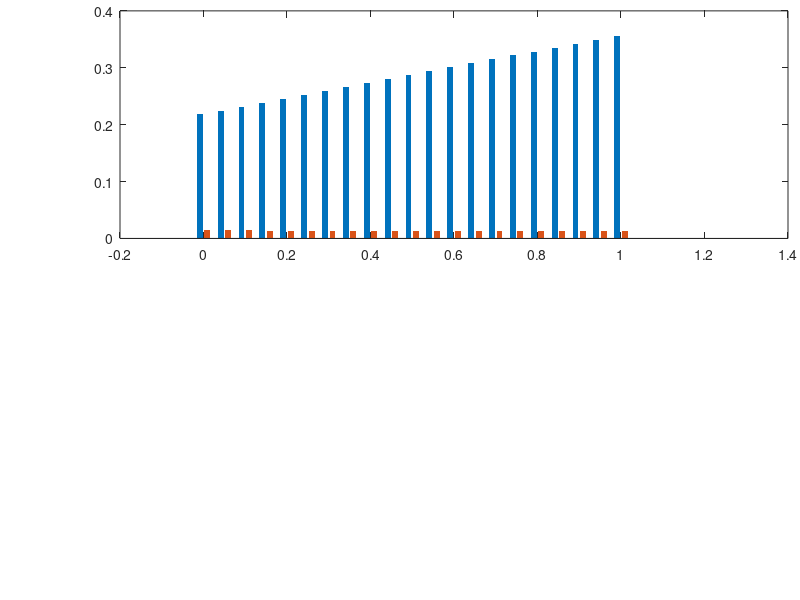

Recreate this plot in MATLAB. (Note: this script raises an error after producing the figure.)
%produces the plot for the probability of post-quarantine transmission for
%different values of pA
clear;
close all;
load('VaryPA_NoTesting_5day.mat')
Risk=1;
tL=2.9; % Baseline latent period
IDSNT5=IDSL(tLv==tL)';
load('VaryPA_NoTesting_7day.mat')
IDSNT7=IDSL(tLv==tL)';

load('VaryPA_TestingonEntryExit_5day_OneDayDelay.mat')
IDSTEX5=IDSL(tLv==tL)';

load('VaryPA_TestingonEntryExit_7day_OneDayDelay.mat')
IDSTEX7=IDSL(tLv==tL)';

figure('units','normalized','outerposition',[0 0 0.5 1]);
subplot('Position',[0.15,0.602558087350318,0.835,0.379328859060402]);
b=bar(pA,[IDSNT5' IDSTEX5'],'linestyle','none');
b(1).FaceColor=hex2rgb('#F25C00');
b(2).FaceColor=hex2rgb('#1995AD');
xlabel('Proportion of infections that are asymptomatic','Fontsize',20);
ylabel({'Probability of post-quarantine','transmission'},'Fontsize',20);

ylim([0 0.40]);
set(gca,'LineWidth',2,'tickdir','out','Fontsize',18,'Xminortick','on','YTick',[0:0.05:0.40],'Yminortick','on');
box off;
legend({'No Testing','Testing on entry and exit'},'Location','NorthWest');
legend boxoff;
text(-0.21,0.4019,'A','Fontsize',32,'FontWeight','bold');

subplot('Position',[0.15,0.12,0.835,0.379328859060402]);
b=bar(pA,[IDSNT7' IDSTEX7'],'linestyle','none');

b(1).FaceColor=hex2rgb('#F25C00');
b(2).FaceColor=hex2rgb('#1995AD');
xlabel('Proportion of infections that are asymptomatic','Fontsize',20);
ylabel({'Probability of post-quarantine','transmission'},'Fontsize',20);
ylim([0 0.40]);
set(gca,'LineWidth',2,'tickdir','out','Fontsize',18,'Xminortick','on','YTick',[0:0.05:0.40],'Yminortick','on');
box off;
text(-0.21,0.4019,'B','Fontsize',32,'FontWeight','bold');

print(gcf,'FigureS5','-dpng','-r600');
